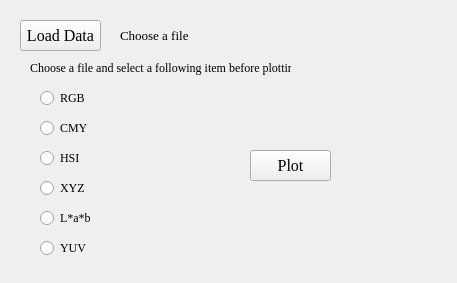
<?xml version="1.0" encoding="UTF-8"?>
<ui version="4.0">
 <class>Form</class>
 <widget class="QWidget" name="Form">
  <property name="geometry">
   <rect>
    <x>0</x>
    <y>0</y>
    <width>457</width>
    <height>283</height>
   </rect>
  </property>
  <property name="font">
   <font>
    <family>Times New Roman</family>
   </font>
  </property>
  <property name="windowTitle">
   <string>Form</string>
  </property>
  <widget class="QPushButton" name="pushButton">
   <property name="geometry">
    <rect>
     <x>20</x>
     <y>20</y>
     <width>81</width>
     <height>31</height>
    </rect>
   </property>
   <property name="font">
    <font>
     <family>Times New Roman</family>
     <pointsize>12</pointsize>
    </font>
   </property>
   <property name="text">
    <string>Load Data</string>
   </property>
  </widget>
  <widget class="QPushButton" name="pushButton_2">
   <property name="geometry">
    <rect>
     <x>250</x>
     <y>150</y>
     <width>81</width>
     <height>31</height>
    </rect>
   </property>
   <property name="font">
    <font>
     <family>Times New Roman</family>
     <pointsize>12</pointsize>
    </font>
   </property>
   <property name="text">
    <string>Plot</string>
   </property>
  </widget>
  <widget class="QLabel" name="label">
   <property name="geometry">
    <rect>
     <x>120</x>
     <y>20</y>
     <width>531</width>
     <height>31</height>
    </rect>
   </property>
   <property name="font">
    <font>
     <family>Times New Roman</family>
     <pointsize>10</pointsize>
    </font>
   </property>
   <property name="lineWidth">
    <number>1</number>
   </property>
   <property name="text">
    <string>Choose a file</string>
   </property>
  </widget>
  <widget class="QRadioButton" name="radioButton_2">
   <property name="geometry">
    <rect>
     <x>40</x>
     <y>120</y>
     <width>83</width>
     <height>16</height>
    </rect>
   </property>
   <property name="text">
    <string>CMY</string>
   </property>
  </widget>
  <widget class="QRadioButton" name="radioButton">
   <property name="geometry">
    <rect>
     <x>40</x>
     <y>90</y>
     <width>83</width>
     <height>16</height>
    </rect>
   </property>
   <property name="text">
    <string>RGB</string>
   </property>
  </widget>
  <widget class="QRadioButton" name="radioButton_3">
   <property name="geometry">
    <rect>
     <x>40</x>
     <y>150</y>
     <width>101</width>
     <height>16</height>
    </rect>
   </property>
   <property name="text">
    <string>HSI</string>
   </property>
  </widget>
  <widget class="QRadioButton" name="radioButton_4">
   <property name="geometry">
    <rect>
     <x>40</x>
     <y>180</y>
     <width>141</width>
     <height>16</height>
    </rect>
   </property>
   <property name="text">
    <string>XYZ</string>
   </property>
  </widget>
  <widget class="QRadioButton" name="radioButton_5">
   <property name="geometry">
    <rect>
     <x>40</x>
     <y>210</y>
     <width>111</width>
     <height>16</height>
    </rect>
   </property>
   <property name="text">
    <string>L*a*b</string>
   </property>
  </widget>
  <widget class="QLabel" name="label_2">
   <property name="geometry">
    <rect>
     <x>30</x>
     <y>60</y>
     <width>261</width>
     <height>16</height>
    </rect>
   </property>
   <property name="text">
    <string>Choose a file and select a following item before plotting</string>
   </property>
  </widget>
  <widget class="QRadioButton" name="radioButton_6">
   <property name="geometry">
    <rect>
     <x>40</x>
     <y>240</y>
     <width>111</width>
     <height>16</height>
    </rect>
   </property>
   <property name="text">
    <string>YUV</string>
   </property>
  </widget>
 </widget>
 <resources/>
 <connections/>
</ui>
